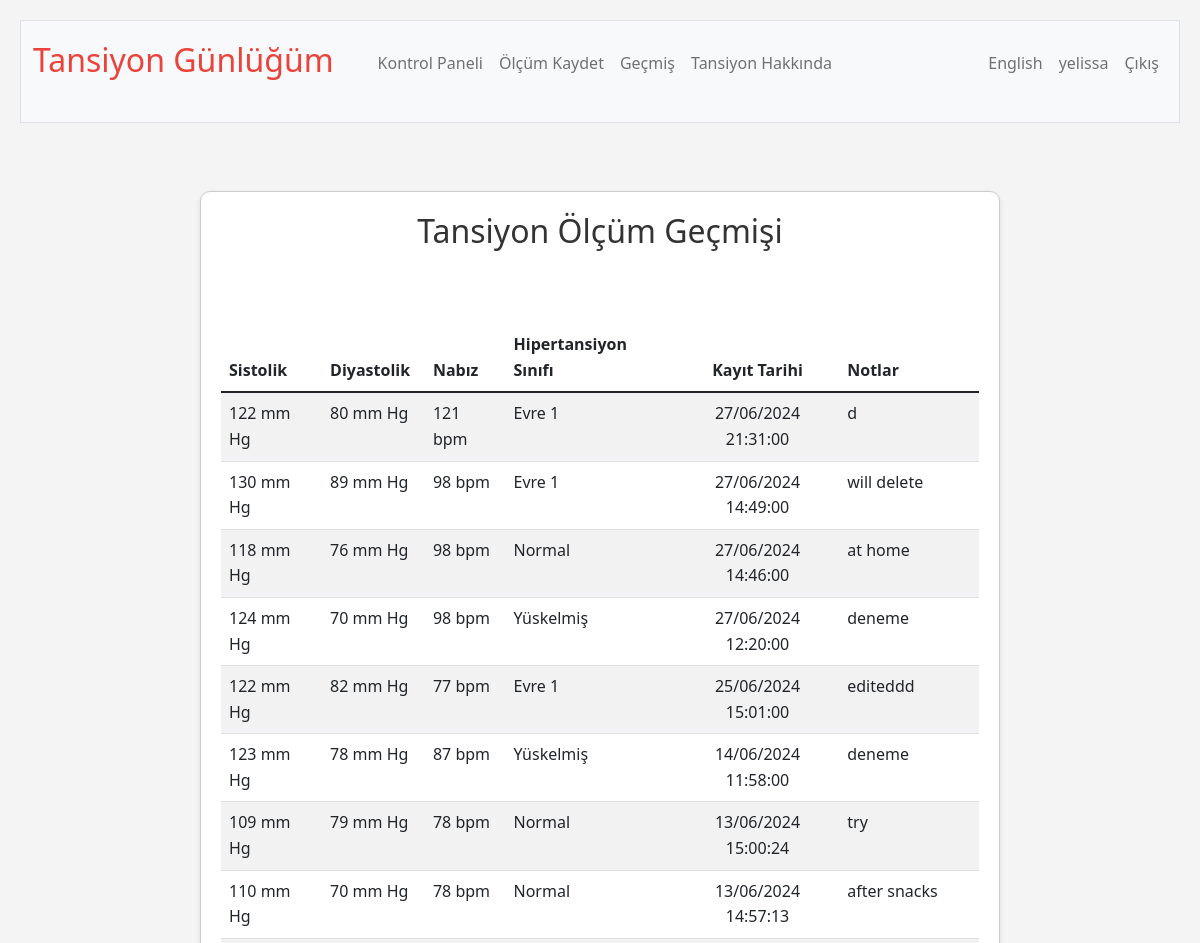
Page /history (signed in, upper part) on the earlier database version.
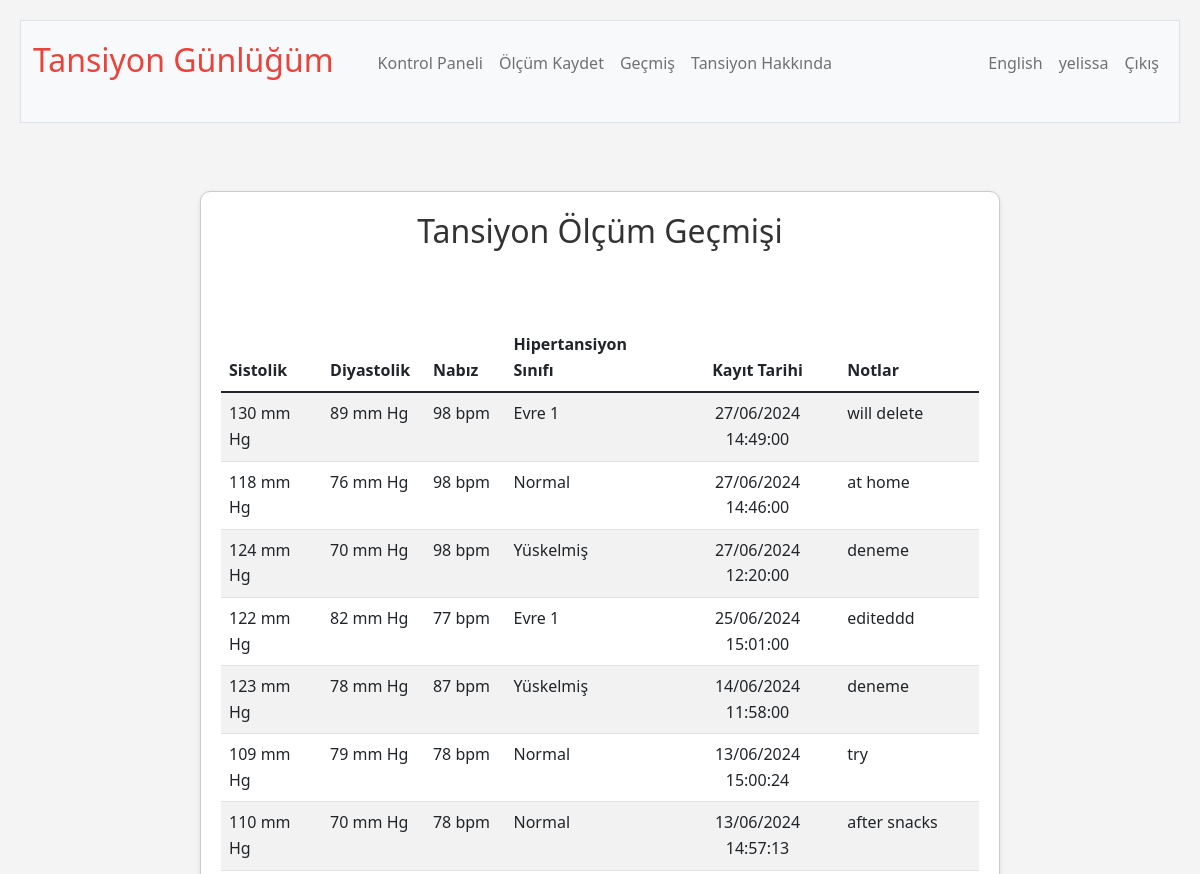
Same page on the later database version.
### tables this page shows
CREATE TABLE blood_pressure_readings (
id INTEGER PRIMARY KEY AUTOINCREMENT NOT NULL,
user_id INTEGER NOT NULL,
systolic INTEGER NOT NULL,
diastolic INTEGER NOT NULL,
pulse INTEGER,
reading_date DATETIME DEFAULT CURRENT_TIMESTAMP,
notes TEXT,
FOREIGN KEY (user_id) REFERENCES users (id));

### app.py (the view)
@app.route("/history", methods=["GET", "POST"])
@login_required
def history():
    if request.method == "POST":
        if "edit_record" in request.form:
            record_id = request.form.get("record_id")
            return redirect(url_for('edit', id=record_id))
        elif "remove_record" in request.form:
            record_id = request.form.get("record_id")
            db.execute("DELETE FROM blood_pressure_readings WHERE id = ?", record_id)
            return redirect("/history")
    else:
        user_id = session["user_id"]
        user_timezone = db.execute("SELECT timezone FROM users WHERE id = ?", user_id)[0]['timezone']
        user_tz = pytz.timezone(user_timezone)
        recording_rows = db.execute("SELECT * FROM blood_pressure_readings WHERE user_id = ? ORDER BY reading_date DESC;", user_id)
        for row in recording_rows:
            row["classification"] = classify_bp(row["systolic"], row["diastolic"])
            utc_time = row["reading_date"]
            try:
                local_time = pytz.utc.localize(datetime.strptime(utc_time, '%Y-%m-%d %H:%M:%S')).astimezone(user_tz)
                row["reading_date"] = local_time.strftime('%d/%m/%Y %H:%M:%S')
            except Exception:
                row["reading_date"] = utc_time
    return render_template("history.html", classes=g.language_data['classes'], history=recording_rows, data=g.language_data['history'])

### app.py (called while the page is built)
@app.before_request
def load_language_data():
    if 'language' not in session:
        session['language'] = 'tr'
    user_lang = session['language']
    with open(f'languages/{user_lang}.json', 'r') as file:
        g.language_data = json.load(file)
    g.language_data['current_lang'] = user_lang

@app.after_request
def after_request(response):
    response.headers["Cache-Control"] = "no-cache, no-store, must-revalidate"
    response.headers["Expires"] = 0
    response.headers["Pragma"] = "no-cache"
    return response

@app.context_processor
def inject_layout_data():
    return dict(layout_data=g.language_data['layout'])

@app.context_processor
def inject_user_details():
    if 'user_id' in session:
        user_id = session['user_id']
        user_info = db.execute("SELECT username FROM users WHERE id = ?", user_id)
        if user_info:
            username = user_info[0]['username']
        else:
            username = None
    else:
        username = None
    return {'username': username}

### templates/history.html (shortened to what this page needs)
{% extends "layout.html" %}
{% block main %}
    <div class="section">
        <h2>{{ data.heading }}</h2>
        <br>
        <table class="table table-striped">
            <thead>
                <tr>
                    <th class="text-start">{{ data.systolic }}</th>
                    <th class="text-start">{{ data.diastolic }}</th>
                    <th class="text-start">{{ data.pulse }}</th>
                    <th class="text-start">{{ data.readingClassification }}</th>
                    <th class="text-center">{{ data.dateRecorded }}</th>
                    <th class="text-start">{{ data.notes }}</th>
                </tr>
            </thead>
            <tbody>
                {% for row in history %}
                <tr>
                    <td class="text-start">{{ row.systolic }} mm Hg</td>
                    <td class="text-start">{{ row.diastolic }} mm Hg</td>
                    <td class="text-start">{{ row.pulse }} bpm</td>
                    <td class="text-start">{{ classes[row.classification] }}</td>
                    <td class="text-center">{{ row.reading_date }}</td>
                    <td class="text-start">{{ row.notes }}</td>
                </tr>
                {% endfor %}
            </tbody>
        </table>
    </div>
{% endblock %}

Differences in the rows shown:
removed blood_pressure_readings: systolic "122", diastolic "80", pulse "121", classes "Evre 1", reading_date "27/06/2024 21:31:00", notes "d"
